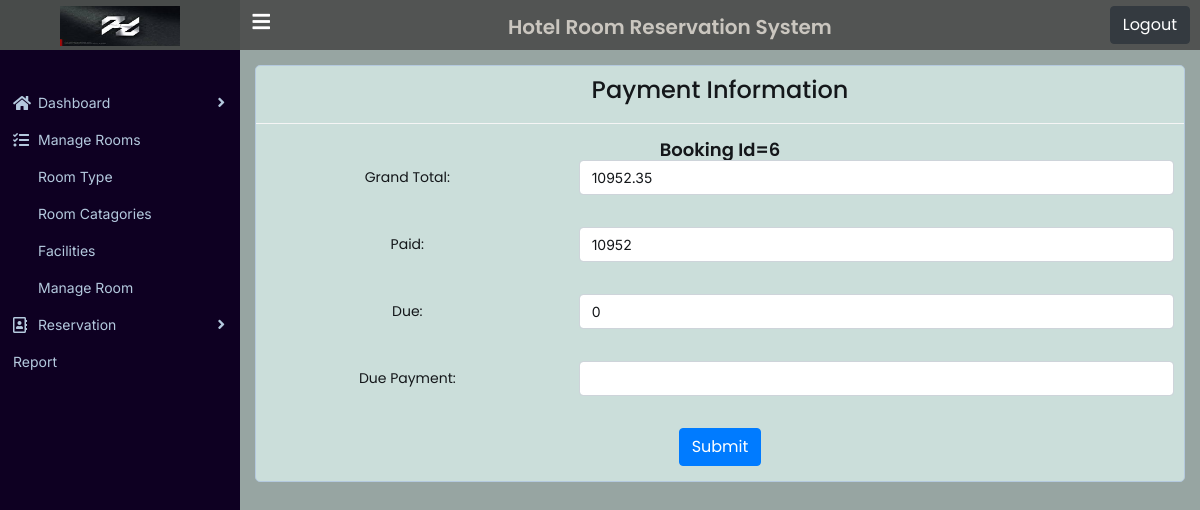
/update_payment.php?payment_id=2 (signed in), run on the app's committed database.
### tables this page shows
CREATE TABLE `payment` (
  `payment_id` int(11) NOT NULL,
  `book_id` int(11) NOT NULL,
  `paid` varchar(50) NOT NULL,
  `due` varchar(50) NOT NULL,
  `method` varchar(50) NOT NULL,
  `created_at` datetime DEFAULT CURRENT_TIMESTAMP
);

CREATE TABLE `booking` (
  `book_id` int(11) NOT NULL,
  `admin_id` int(11) NOT NULL,
  `user_id` int(11) DEFAULT NULL,
  `guest_id` int(11) NOT NULL,
  `check_in_time` date NOT NULL,
  `check_out_time` date NOT NULL,
  `status` int(11) DEFAULT '1',
  `sub_total` varchar(50) NOT NULL,
  `vat` varchar(50) NOT NULL,
  `discount` varchar(50) NOT NULL,
  `grand_total` varchar(50) NOT NULL,
  `issue_date` datetime DEFAULT CURRENT_TIMESTAMP
);

### update_payment.php (the view, shortened to what this page needs)
<?php include 'header.php';
include 'sidebar.php' ?>
			<div class="main-content-area">
				<div class="content">
					<div class="container-fluid">
						<div class="row">
							<div class="col-lg-12">
								<div class="box text-center">
                                <div class="box-header with-border">
                                                    <h2 class="box-title">Payment Information</h2>
                                                </div>
                                                <div class="box-body">
                                                <?php
									if(isset($_GET['payment_id'])){
                                    $id= $_GET['payment_id'];
                                    $sql="SELECT*FROM payment WHERE payment_id='$id'";
                                    $run=$conn->query($sql);
                                    if($run->num_rows > 0){
                                    $result_1=$run->fetch_assoc()?>
                                                    <h4>Booking Id=<?php echo $result_1['book_id']?></h4>
                                                    <form action="add_booking.php?payment_id=<?php echo $result_1['payment_id']?>" method="post">
                                                      <?php
                                                           $book_id= $result_1['book_id'];
                                                           $sql="SELECT * FROM booking  WHERE $book_id=`book_id`";
                                                           $run=$conn->query($sql);
                                                           if($run->num_rows > 0){
                                                           $result=$run->fetch_assoc()?>
                                                    <div class="form-group row">
                                                        <label for="grand_total" class="col-lg-4 col-form-label">Grand
                                                            Total:</label>
                                                        <div class="col-lg-8">
                                                            <input class="form-group form-control" type="text" value="<?php echo $result['grand_total']?>"
                                                                id="grand_total" name="grand_total">
                                                        </div>
                                                    </div>
                                                    <div class="form-group row">
                                                        <label for="paid" class="col-lg-4 col-form-label">Paid:</label>
                                                        <div class="col-lg-8">
                                                            <input class="form-group form-control" type="text" id="paid" value="<?php echo $result_1['paid']?>"
                                                                name="paid">
                                                        </div>
                                                    </div>
                                                    <div class="form-group row">
                                                        <label for="due" class="col-lg-4 col-form-label">Due:</label>
                                                        <div class="col-lg-8">
                                                            <input class="form-group form-control" type="text" id="due" value="<?php echo $result_1['due']?>"
                                                                name="due">
                                                        </div>
                                                    </div>
                                                    <div class="form-group row">
                                                        <label for="paid" class="col-lg-4 col-form-label">Due Payment:</label>
                                                        <div class="col-lg-8">
                                                            <input class="form-group form-control" type="text" id="dpaid"
                                                                name="dpaid">
                                                        </div>
                                                    </div>
                                                    <div class="form-submit">
												<button type="submit" name="updatepayment" class="btn-submit btn btn-primary">Submit</button>
											</div>
                                                    </form>
                                                    <?php
                                }
                                }
                                }
                                    ?>
                                                </div>
								</div>
							</div>
						</div>
					</div>
				</div>
			</div>
<?php include 'footer.php'?>

### assets/css/style.css (style rules this page uses)
* { margin: 0px; padding: 0px; box-sizing: border-box; outline: none; }
html, body { width: 100%; height: 100%; }
h1, h2, h3, h4, h5, h6 { font-family: "Poppins", sans-serif; font-weight: 600; margin: 0; padding: 0; color: #14171a; }
h2 { font-size: 24px; }
h4 { font-size: 18px; }
.btn { font-family: "Poppins", sans-serif; font-weight: 400; }
.main-content-area { width: calc(100% - 240px); margin-left: 240px; transition: 300ms linear; padding: 15px 0px; }
.box { background: #cbdeda; border: 1px solid #b4c9de; border-radius: 5px; margin-bottom: 30px; }
.box .box-header { padding: 10px 10px 15px 10px; }
.box .box-header.with-border { border-bottom: 1px solid #f5f5f5; }
.box .box-header .box-title { padding-bottom: 3px; font-weight: 500; }
.box .box-body { padding: 15px 10px; }
.form-group label { color: #14171a; font-family: "Poppins", sans-serif; }
.form-group .form-control { font-size: 14px; font-weight: 400; color: #14171a; }
.form-group .form-control::placeholder { font-weight: 300; }

### data on the page
payment: book "6", paid "10952", due "0"
booking: grand_total "10952.35"
